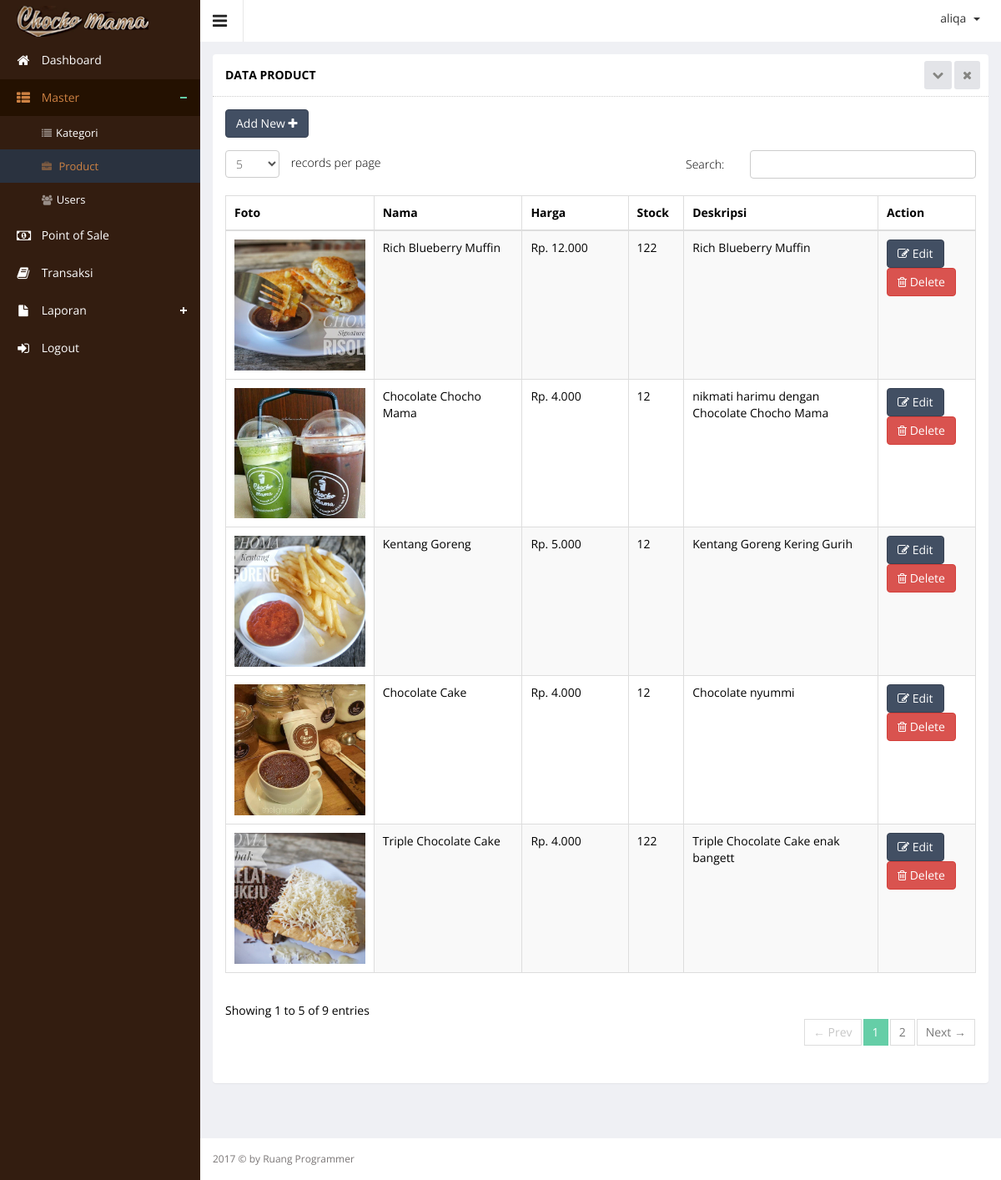
Screenshot of /index.php?hal=master/product/list (signed in) with the database file from the repository.
### tables this page shows
CREATE TABLE `product` (
  `product_id` int(10) UNSIGNED NOT NULL,
  `product_name` varchar(100) DEFAULT NULL,
  `product_price` int(11) DEFAULT NULL,
  `product_desc` text,
  `product_images` text,
  `product_stock` int(11) DEFAULT NULL,
  `product_date` datetime DEFAULT NULL,
  `category_id` int(11) DEFAULT NULL
);

### function.php (called while the page is built)
<?php
function url($hal){
		$url = explode('/',$hal);
		return $url;
}
?>

### master/product/list.php (the view, shortened to what this page needs)
<div class="wrapper">
    <div class="row">
        <div class="col-sm-12">
            <section class="panel">
                <header class="panel-heading">
                    Data Product
                    <span class="tools pull-right">
                        <a href="javascript:;" class="fa fa-chevron-down"></a>
                        <a href="javascript:;" class="fa fa-times"></a>
                     </span>
                </header>
                <div class="panel-body">
                    <div class="adv-table editable-table ">
                        <div class="clearfix">
                            <div class="btn-group">
                                <a href="?hal=master/product/add">
                                    <button data-toggle="modal" class="btn btn-primary">
                                        Add New <i class="fa fa-plus"></i>
                                    </button>
                                </a>
                            </div>
                        </div>
                        <table class="table table-striped table-hover table-bordered" id="editable-sample">
                            <thead>
                            <tr>
                                <th width="20%">Foto</th>
                                <th width="20%">Nama</th>
                                <th width="15%">Harga</th>
                                <th>Stock</th>
                                <th>Deskripsi</th>
                                <th>Action</th>
                            </tr>
                            </thead>
                            <tbody>
                            <?php
                            $queryProduct = mysql_query("SELECT * FROM product ORDER BY product_id DESC");
                            while ($rowProduct = mysql_fetch_array($queryProduct)) {
                                ?>
                                <tr class="">
                                    <td><img src="assets/images/product/<?php echo $rowProduct['product_images']; ?>"
                                             width="100%"></td>
                                    <td><?php echo $rowProduct['product_name'] ?></td>
                                    <td>Rp. <?php echo number_format($rowProduct['product_price'], 0, ',', '.'); ?></td>
                                    <td><?php echo $rowProduct['product_stock'] ?></td>
                                    <td><?php echo $rowProduct['product_desc'] ?></td>
                                    <td>
                                        <a href="?hal=master/product/edit&id=<?php echo $rowProduct['product_id']; ?>">
                                            <button class="btn btn-primary" type="submit"><i class="fa fa-edit"
                                                                                             aria-hidden="true"></i>
                                                Edit
                                            </button>
                                        </a>
                                        <a href="?hal=master/product/list&hapus=<?php echo $rowProduct['product_id']; ?>">
                                        <button class="btn btn-danger" type="submit" name="hapus"><i
                                                        class="fa fa-trash-o"></i> Delete
                                            </button>
                                        </a>
                                    </td>
                                </tr>
                            <?php } ?>
                            </tbody>
                        </table>
                    </div>
                </div>
            </section>
        </div>
    </div>
</div>

### index.php (shortened to what this page needs)
<?php
include 'function.php';
if (!empty($_SESSION["username"]) && !empty($_SESSION['password'])) {
    ?>
    <!DOCTYPE html>
    <html lang="en">
    <head>
        <link rel="stylesheet" type="text/css" href="assets/js/bootstrap-datepicker/css/datepicker-custom.css"/>
        <link rel="stylesheet" type="text/css" href="assets/js/bootstrap-timepicker/css/timepicker.css"/>
        <link rel="stylesheet" type="text/css" href="assets/js/bootstrap-colorpicker/css/colorpicker.css"/>
        <link rel="stylesheet" type="text/css" href="assets/js/bootstrap-daterangepicker/daterangepicker-bs3.css"/>
        <link rel="stylesheet" type="text/css" href="assets/js/bootstrap-datetimepicker/css/datetimepicker-custom.css"/>
        <link href="assets/js/iCheck/skins/square/square.css" rel="stylesheet">
        <link href="assets/js/iCheck/skins/square/red.css" rel="stylesheet">
        <link href="assets/js/iCheck/skins/square/blue.css" rel="stylesheet">
        <link href="assets/css/clndr.css" rel="stylesheet">
        <link rel="stylesheet" type="text/css" href="assets/css/bootstrap-fileupload.min.css" />
        <link rel="stylesheet" href="assets/js/morris-chart/morris.css">
        <link href="assets/css/style.css" rel="stylesheet">
        <link href="assets/css/style-responsive.css" rel="stylesheet">
    </head>
    <body class="sticky-header">
    <section>
        <?php include("sidebar.php"); ?>
        <div class="main-content">
            <?php include("header.php"); ?>
            <?php
            if (isset($_GET['hal']) && strlen($_GET['hal']) > 0) {
                $hal = str_replace(".", "/", $_GET['hal']) . ".php";
            } else {
                $hal = "dashboard.php";
            }
            if (file_exists($hal)) {
                include($hal);
            } else {
                include("dashboard.php");
            }
            ?>
            <?php include("footer.php"); ?>
        </div>
    </section>
    </body>
    </html>
    <?php
} else {
    header("Location: login.php");
}
?>

### sidebar.php (shortened to what this page needs)
<div class="left-side sticky-left-side">
    <div class="logo">
        <a href="index.php"><img src="assets/images/logo.png" alt=""></a>
    </div>
    <div class="left-side-inner">
        <ul class="nav nav-pills nav-stacked custom-nav">
            <?php $data = url($_GET['hal']); ?>
            <li><a href="?hal=dashboard"><i class="fa fa-home"></i> <span>Dashboard</span></a></li>
            <li class="menu-list <?php echo ($data[1] == 'product' || $data[1] == 'category' || $data[1] == 'user') ? 'nav-active' : ''; ?>">
                <a href="#"><i class="fa fa-th-list"></i> <span>Master</span></a>
                <ul class="sub-menu-list">
                    <li <?php echo $data[1] == 'category' ? 'class=active' : ''; ?>><a href="?hal=master/category/list"><i
                                    class="fa fa-list"></i>Kategori</a></li>
                    <li <?php echo $data[1] == 'product' ? 'class=active' : ''; ?>><a href="?hal=master/product/list"><i
                                    class="fa fa-briefcase"></i> Product</a></li>
                    <li <?php echo $data[1] == 'user' ? 'class=active' : ''; ?>><a href="?hal=master/user/list"> <i
                                    class="fa fa-users"> </i>Users</a></li>
                </ul>
            </li>
            <li><a href="?hal=pos"><i class="fa fa-money"></i> <span>Point of Sale</span></a></li>
            <li><a href="?hal=master/transaksi/list"><i class="fa fa-book"></i> <span> Transaksi</span></a></li>
            <li class="menu-list <?php echo ($data[1] == 'laporan_product' || $data[1] == 'laporan_stock' || $data[1] == 'laporan_transaksi') ? 'nav-active' : ''; ?>">
                <a href="#"><i class="fa fa-file"></i> <span>Laporan</span></a>
            </li>
            <li><a href="logout.php"><i class="fa fa-sign-in"></i> <span>Logout</span></a></li>
        </ul>
    </div>
</div>

### header.php (shortened to what this page needs)
<div class="header-section">
    <a class="toggle-btn"><i class="fa fa-bars"></i></a>
    <div class="menu-right">
        <ul class="notification-menu">
            <li>
                <a href="#" class="btn btn-default dropdown-toggle" data-toggle="dropdown">
                    <?php echo $_SESSION['username']; ?>
                    <span class="caret"></span>
                </a>
            </li>
        </ul>
    </div>
</div>

### footer.php
<footer>
    2017 &copy; by Ruang Programmer
</footer>

### rows the page displays
product: product_images (picture), product_name "Rich Blueberry Muffin", product_price "12.000", product_stock "122", product_desc "Rich Blueberry Muffin"
product: product_images (picture), product_name "Chocolate Chocho Mama", product_price "4.000", product_stock "12", product_desc "nikmati harimu dengan Chocolate Chocho Mama"
product: product_images (picture), product_name "Kentang Goreng", product_price "5.000", product_stock "12", product_desc "Kentang Goreng Kering Gurih"
product: product_images (picture), product_name "Chocolate Cake", product_price "4.000", product_stock "12", product_desc "Chocolate nyummi"
product: product_images (picture), product_name "Triple Chocolate Cake", product_price "4.000", product_stock "122", product_desc "Triple Chocolate Cake enak bangett"

### other values shown
$_SESSION['username'] "aliqa"
